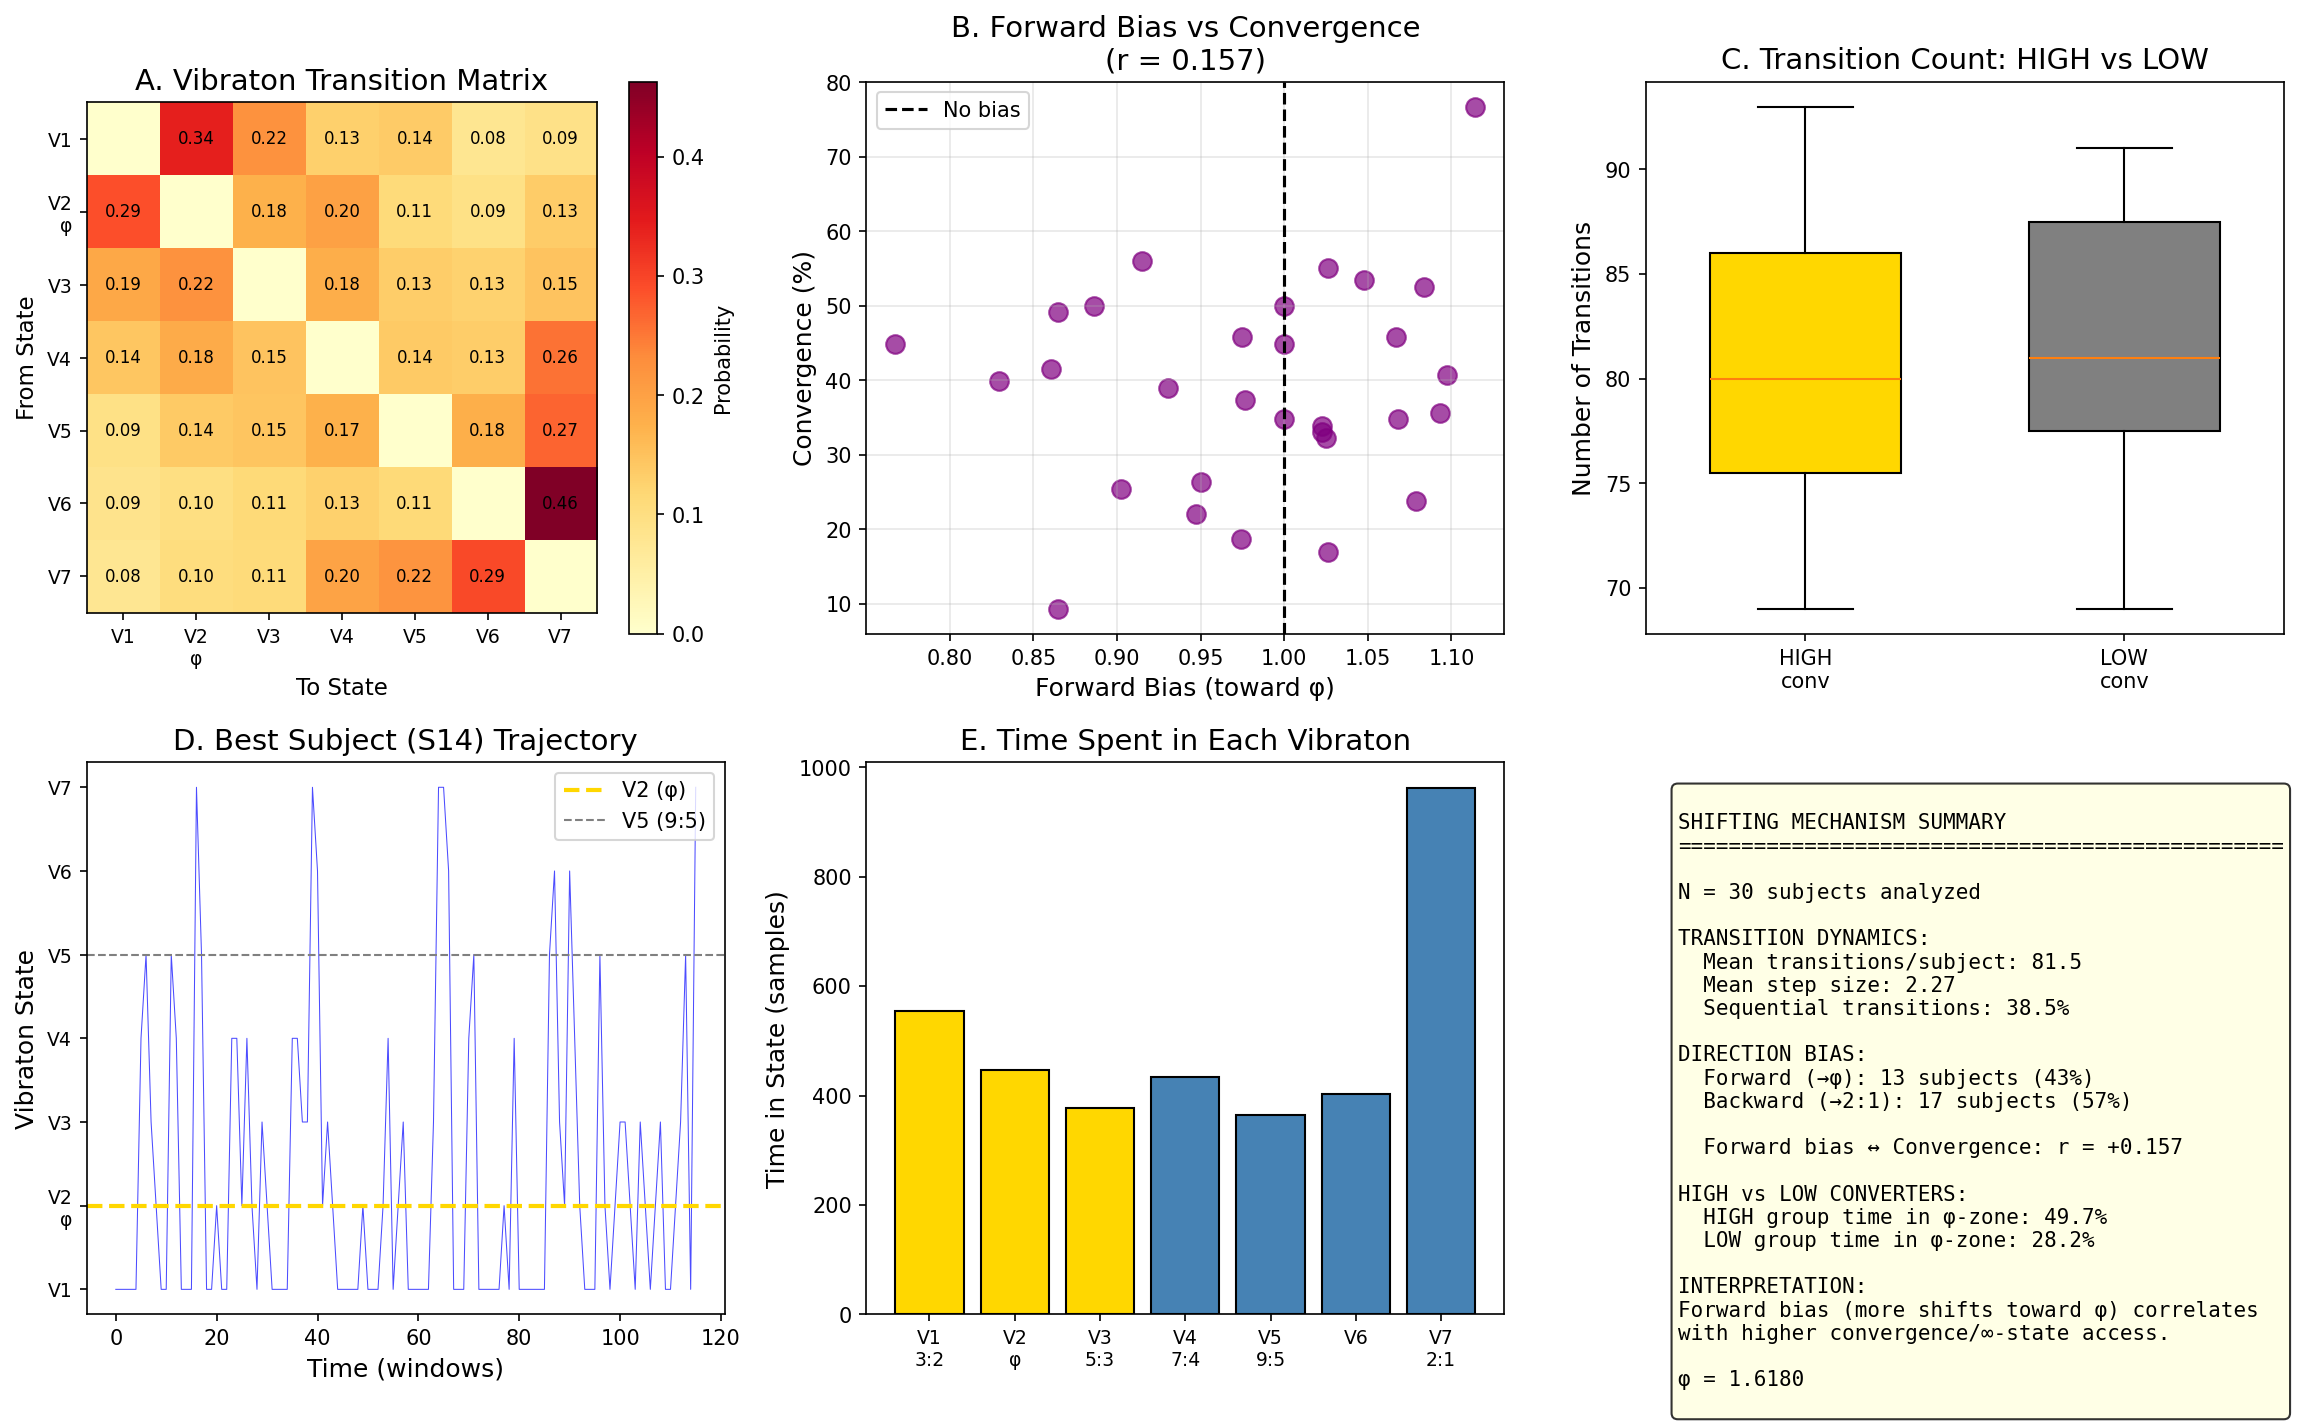

Generate this figure with Python:
"""
SHIFTING MECHANISM ANALYSIS
===========================
Detectăm cum creierul se mișcă între vibraton states în timp
"""

import numpy as np
from scipy import stats, signal
import matplotlib.pyplot as plt
from collections import Counter
import mne
from mne.datasets import eegbci
from mne.io import read_raw_edf

mne.set_log_level('ERROR')

PHI = (1 + np.sqrt(5)) / 2

print("="*70)
print("SHIFTING MECHANISM ANALYSIS")
print("Tracking brain dynamics between vibraton states")
print("="*70)

VIBRATON_EDGES = [1.45, 1.55, 1.64, 1.70, 1.77, 1.83, 1.90, 2.05]
VIBRATON_NAMES = ['V1(3:2)', 'V2(phi)', 'V3(5:3)', 'V4(7:4)', 'V5(9:5)', 'V6', 'V7(2:1)']

def get_instantaneous_ratio(eeg, sfreq, window_sec=2):
    """Compute instantaneous theta/alpha ratio over time."""
    window = int(window_sec * sfreq)
    step = window // 4
    
    ratios = []
    
    for start in range(0, len(eeg) - window, step):
        seg = eeg[start:start+window]
        f, p = signal.welch(seg, sfreq, nperseg=min(512, len(seg)))
        
        t_mask = (f >= 4) & (f <= 8)
        a_mask = (f >= 8) & (f <= 13)
        
        if np.any(t_mask) and np.any(a_mask) and np.sum(p[t_mask]) > 0:
            f_t = np.sum(f[t_mask] * p[t_mask]) / np.sum(p[t_mask])
            f_a = np.sum(f[a_mask] * p[a_mask]) / np.sum(p[a_mask])
            if f_t > 0:
                ratios.append(f_a / f_t)
    
    return np.array(ratios)

def assign_vibraton_state(ratios):
    """Assign each ratio to a vibraton state."""
    states = np.digitize(ratios, VIBRATON_EDGES) - 1
    return np.clip(states, 0, 6)

def count_transitions(states):
    """Count transitions between vibraton states."""
    transitions = Counter()
    for i in range(len(states) - 1):
        from_state = states[i]
        to_state = states[i+1]
        if from_state != to_state:
            transitions[(from_state, to_state)] += 1
    return transitions

def analyze_shift_direction(transitions):
    """Compare forward (toward phi) vs backward (toward 2:1) shifts."""
    forward = 0
    backward = 0
    
    for (from_s, to_s), count in transitions.items():
        if to_s < from_s:
            forward += count
        else:
            backward += count
    
    return {
        'forward_to_phi': forward,
        'backward_to_2:1': backward,
        'ratio': forward / (backward + 0.001),
        'bias': 'toward_phi' if forward > backward else 'toward_2:1'
    }

def analyze_step_sizes(transitions):
    """Analyze step sizes in transitions."""
    step_sizes = []
    
    for (from_s, to_s), count in transitions.items():
        step = abs(to_s - from_s)
        step_sizes.extend([step] * count)
    
    if not step_sizes:
        return {'mean_step': 0, 'sequential_pct': 0}
    
    return {
        'mean_step': np.mean(step_sizes),
        'step_distribution': Counter(step_sizes),
        'sequential_pct': step_sizes.count(1) / len(step_sizes) * 100
    }

print("\nLoading and analyzing 30 subjects...")

all_subjects_data = []
all_transitions = []

for subj in range(1, 31):
    try:
        raw = read_raw_edf(eegbci.load_data(subj, [1], update_path=True, verbose=False)[0], 
                          preload=True, verbose=False)
        raw.filter(1, 45, verbose=False)
        sfreq = raw.info['sfreq']
        eeg = np.mean(raw.get_data(), axis=0)
        
        ratios_ts = get_instantaneous_ratio(eeg, sfreq)
        states = assign_vibraton_state(ratios_ts)
        transitions = count_transitions(states)
        
        f, p = signal.welch(eeg, sfreq, nperseg=min(1024, len(eeg)//2))
        t_mask = (f >= 4) & (f <= 8)
        a_mask = (f >= 8) & (f <= 13)
        f_t = np.sum(f[t_mask] * p[t_mask]) / np.sum(p[t_mask])
        f_a = np.sum(f[a_mask] * p[a_mask]) / np.sum(p[a_mask])
        mean_ratio = f_a / f_t if f_t > 0 else np.nan
        
        conv_count = sum(1 for s in states if s <= 2)
        convergence = 100 * conv_count / len(states) if len(states) > 0 else 0
        
        direction = analyze_shift_direction(transitions)
        step_stats = analyze_step_sizes(transitions)
        
        subj_data = {
            'subject': subj,
            'mean_ratio': mean_ratio,
            'convergence': convergence,
            'states': states,
            'transitions': transitions,
            'n_transitions': sum(transitions.values()),
            'forward_bias': direction['ratio'],
            'direction': direction['bias'],
            'mean_step': step_stats['mean_step'],
            'sequential_pct': step_stats['sequential_pct'],
            'time_in_phi': sum(1 for s in states if s <= 2) / len(states) * 100 if len(states) > 0 else 0
        }
        
        all_subjects_data.append(subj_data)
        all_transitions.append(transitions)
        
        print(f"S{subj:02d}: ratio={mean_ratio:.3f}, conv={convergence:.1f}%, "
              f"transitions={subj_data['n_transitions']}, bias={direction['bias']}")
        
    except Exception as e:
        print(f"S{subj:02d}: Error - {e}")
        continue

print(f"\nSuccessfully analyzed {len(all_subjects_data)} subjects")

print("\n" + "="*70)
print("TRANSITION MATRIX ANALYSIS")
print("="*70)

n_states = 7
transition_counts = np.zeros((n_states, n_states))

for transitions in all_transitions:
    for (from_s, to_s), count in transitions.items():
        transition_counts[from_s, to_s] += count

row_sums = transition_counts.sum(axis=1, keepdims=True)
row_sums[row_sums == 0] = 1
transition_matrix = transition_counts / row_sums

print("\nTransition Matrix (P[from → to]):")
print(f"{'':>10}", end='')
for name in VIBRATON_NAMES:
    print(f"{name[:4]:>8}", end='')
print()

for i, name in enumerate(VIBRATON_NAMES):
    print(f"{name[:10]:>10}", end='')
    for j in range(n_states):
        print(f"{transition_matrix[i,j]:>8.3f}", end='')
    print()

print("\n" + "="*70)
print("HIGH vs LOW CONVERTERS DYNAMICS")
print("="*70)

median_conv = np.median([d['convergence'] for d in all_subjects_data])
high_conv = [d for d in all_subjects_data if d['convergence'] > median_conv]
low_conv = [d for d in all_subjects_data if d['convergence'] <= median_conv]

print(f"\nMedian convergence: {median_conv:.1f}%")
print(f"HIGH group: N={len(high_conv)}, LOW group: N={len(low_conv)}")

metrics = [
    ('n_transitions', 'Total Transitions'),
    ('forward_bias', 'Forward Bias (toward phi)'),
    ('mean_step', 'Mean Step Size'),
    ('sequential_pct', 'Sequential Transitions (%)'),
    ('time_in_phi', 'Time in phi zone (%)'),
]

print(f"\n{'Metric':<30} {'HIGH':>12} {'LOW':>12} {'t':>8} {'p':>10} {'Sig':>5}")
print("-"*80)

for metric, label in metrics:
    high_vals = [d[metric] for d in high_conv]
    low_vals = [d[metric] for d in low_conv]
    
    t, p = stats.ttest_ind(high_vals, low_vals)
    sig = "**" if p < 0.05 else "*" if p < 0.1 else ""
    
    print(f"{label:<30} {np.mean(high_vals):>12.2f} {np.mean(low_vals):>12.2f} "
          f"{t:>8.2f} {p:>10.4f} {sig}")

print("\n" + "="*70)
print("SHIFT DIRECTION ANALYSIS")
print("="*70)

forward_total = sum(d['forward_bias'] > 1 for d in all_subjects_data)
backward_total = len(all_subjects_data) - forward_total

print(f"\nSubjects with forward bias (toward phi): {forward_total} ({100*forward_total/len(all_subjects_data):.0f}%)")
print(f"Subjects with backward bias (toward 2:1): {backward_total} ({100*backward_total/len(all_subjects_data):.0f}%)")

forward_biases = [d['forward_bias'] for d in all_subjects_data]
r, p = stats.pearsonr(forward_biases, [d['convergence'] for d in all_subjects_data])
print(f"\nForward bias ↔ Convergence: r = {r:.3f}, p = {p:.4f}")

fig, axes = plt.subplots(2, 3, figsize=(16, 10))

ax1 = axes[0, 0]
im = ax1.imshow(transition_matrix, cmap='YlOrRd')
plt.colorbar(im, ax=ax1, label='Probability')
ax1.set_xticks(range(7))
ax1.set_xticklabels(['V1', 'V2\nφ', 'V3', 'V4', 'V5', 'V6', 'V7'], fontsize=9)
ax1.set_yticks(range(7))
ax1.set_yticklabels(['V1', 'V2\nφ', 'V3', 'V4', 'V5', 'V6', 'V7'], fontsize=9)
ax1.set_xlabel('To State', fontsize=11)
ax1.set_ylabel('From State', fontsize=11)
ax1.set_title('A. Vibraton Transition Matrix', fontsize=14)

for i in range(7):
    for j in range(7):
        if transition_matrix[i,j] > 0.05:
            ax1.text(j, i, f'{transition_matrix[i,j]:.2f}', ha='center', va='center', fontsize=8)

ax2 = axes[0, 1]
forward_biases = [d['forward_bias'] for d in all_subjects_data]
convergences = [d['convergence'] for d in all_subjects_data]
ax2.scatter(forward_biases, convergences, c='purple', s=80, alpha=0.7)
ax2.axvline(1.0, color='black', linestyle='--', label='No bias')
ax2.set_xlabel('Forward Bias (toward φ)', fontsize=12)
ax2.set_ylabel('Convergence (%)', fontsize=12)
ax2.set_title(f'B. Forward Bias vs Convergence\n(r = {r:.3f})', fontsize=14)
ax2.legend()
ax2.grid(True, alpha=0.3)

ax3 = axes[0, 2]
high_metric = [d['n_transitions'] for d in high_conv]
low_metric = [d['n_transitions'] for d in low_conv]
positions = [1, 2]
bp = ax3.boxplot([high_metric, low_metric], positions=positions, widths=0.6, patch_artist=True)
bp['boxes'][0].set_facecolor('gold')
bp['boxes'][1].set_facecolor('gray')
ax3.set_xticks(positions)
ax3.set_xticklabels(['HIGH\nconv', 'LOW\nconv'])
ax3.set_ylabel('Number of Transitions', fontsize=12)
ax3.set_title('C. Transition Count: HIGH vs LOW', fontsize=14)

ax4 = axes[1, 0]
if len(all_subjects_data) > 0:
    best_subj = max(all_subjects_data, key=lambda d: d['convergence'])
    ax4.plot(best_subj['states'], 'b-', alpha=0.7, linewidth=0.5)
    ax4.axhline(y=1, color='gold', linestyle='--', linewidth=2, label='V2 (φ)')
    ax4.axhline(y=4, color='gray', linestyle='--', linewidth=1, label='V5 (9:5)')
    ax4.set_yticks(range(7))
    ax4.set_yticklabels(['V1', 'V2\nφ', 'V3', 'V4', 'V5', 'V6', 'V7'], fontsize=9)
    ax4.set_xlabel('Time (windows)', fontsize=12)
    ax4.set_ylabel('Vibraton State', fontsize=12)
    ax4.set_title(f'D. Best Subject (S{best_subj["subject"]}) Trajectory', fontsize=14)
    ax4.legend(loc='upper right')

ax5 = axes[1, 1]
all_states = np.concatenate([d['states'] for d in all_subjects_data])
state_counts = [np.sum(all_states == i) for i in range(7)]
colors = ['gold' if i <= 2 else 'steelblue' for i in range(7)]
ax5.bar(range(7), state_counts, color=colors, edgecolor='black')
ax5.set_xticks(range(7))
ax5.set_xticklabels(['V1\n3:2', 'V2\nφ', 'V3\n5:3', 'V4\n7:4', 'V5\n9:5', 'V6', 'V7\n2:1'], fontsize=9)
ax5.set_ylabel('Time in State (samples)', fontsize=12)
ax5.set_title('E. Time Spent in Each Vibraton', fontsize=14)

ax6 = axes[1, 2]
ax6.axis('off')

summary = f"""
SHIFTING MECHANISM SUMMARY
================================================

N = {len(all_subjects_data)} subjects analyzed

TRANSITION DYNAMICS:
  Mean transitions/subject: {np.mean([d['n_transitions'] for d in all_subjects_data]):.1f}
  Mean step size: {np.mean([d['mean_step'] for d in all_subjects_data]):.2f}
  Sequential transitions: {np.mean([d['sequential_pct'] for d in all_subjects_data]):.1f}%

DIRECTION BIAS:
  Forward (→φ): {forward_total} subjects ({100*forward_total/len(all_subjects_data):.0f}%)
  Backward (→2:1): {backward_total} subjects ({100*backward_total/len(all_subjects_data):.0f}%)
  
  Forward bias ↔ Convergence: r = {r:+.3f}

HIGH vs LOW CONVERTERS:
  HIGH group time in φ-zone: {np.mean([d['time_in_phi'] for d in high_conv]):.1f}%
  LOW group time in φ-zone: {np.mean([d['time_in_phi'] for d in low_conv]):.1f}%

INTERPRETATION:
Forward bias (more shifts toward φ) correlates
with higher convergence/∞-state access.

φ = {PHI:.4f}
"""

ax6.text(0.05, 0.95, summary, transform=ax6.transAxes, fontsize=10,
         verticalalignment='top', fontfamily='monospace',
         bbox=dict(boxstyle='round', facecolor='lightyellow', alpha=0.8))

plt.tight_layout()
plt.savefig('shifting_mechanism_analysis.png', dpi=150, bbox_inches='tight')
print("\nFigure saved: shifting_mechanism_analysis.png")
